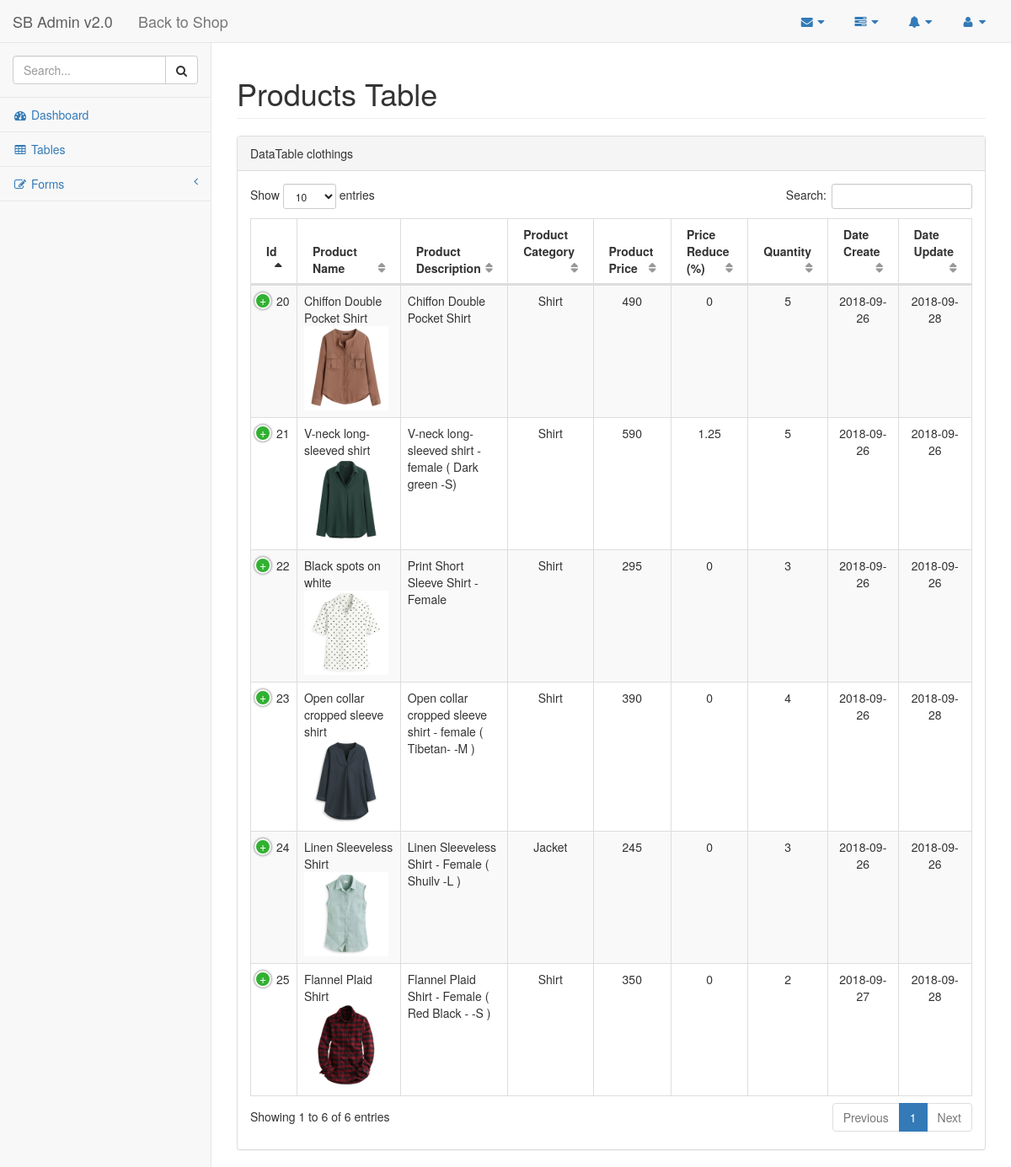
The app's page /views/admin/index.php (signed in) with its own data.
### tables this page shows
CREATE TABLE `products` (
  `id` int(11) NOT NULL,
  `product_name` varchar(255) NOT NULL,
  `product_des` text NOT NULL,
  `product_cat` varchar(255) NOT NULL,
  `product_image` varchar(255) NOT NULL,
  `product_price` float NOT NULL,
  `product_reduce` float NOT NULL,
  `product_quantity` int(11) NOT NULL,
  `product_dateCreate` date NOT NULL,
  `product_dateUpdate` date DEFAULT NULL
);

CREATE TABLE `categories` (
  `id` int(11) NOT NULL,
  `cat_name` varchar(255) NOT NULL
);

### models/databaseModel.php (called while the page is built, shortened)
<?php
class Database
{
    public function connect() {
        $this->conn = mysqli_connect('localhost', 'root', '', 'clothing_shop');
        return $this->conn;
    }
}

### models/productModel.php (called while the page is built, shortened)
<?php
    include 'databaseModel.php';
    class ProductModel extends Database
    {
        public function getListProduct()
        {
            $sql = "SELECT * FROM products";
            $listProducts = mysqli_query($this->conn, $sql);
            return $listProducts;
        }
    }

### models/categoryModel.php (called while the page is built, shortened)
<?php
    class CategoryModel extends Database
    {
        public function get_category_name($category_id)
        {
            $sql = "SELECT * FROM categories WHERE id = $category_id";
            $result = mysqli_query($this->conn, $sql);
            $category = mysqli_fetch_array($result);
            $category_name = $category['cat_name'];
            return $category_name;
        }
    }

### views/admin/table.php (the view, shortened to what this page needs)
<div id="page-wrapper">
    <div class="row">
        <div class="col-lg-12">
            <h1 class="page-header">Products Table</h1>
        </div>
    </div>
    <div class="row">
        <div class="col-lg-12">
            <div class="panel panel-default">
                <div class="panel-heading">
                    DataTable clothings
                </div>
                <div class="panel-body">
                    <table width="100%" class="table table-striped table-bordered table-hover" id="dataTables-example">
                        <thead>
                            <tr>
                                <th>Id</th>
                                <th>Product Name</th>
                                <th>Product Description</th>
                                <th>Product Category</th>
                                <th>Product Price</th>
                                <th>Price Reduce (%)</th>
                                <th>Quantity</th>
                                <th>Date Create</th>
                                <th>Date Update</th>
                            </tr>
                        </thead>
                        <tbody id="product">
                            <?php
                                while ($row = mysqli_fetch_array($result)):
                            ?>
                            <tr>
                                <td><?php echo $row['id']?></td>
                                <td>
                                        <?php echo $row['product_name']?>
                                        <br>
                                        <img src="../../img/uploads/<?php echo $row['product_image']?>" style="width:100px">
                                </td>
                                <td><?php echo $row['product_des']?></td>
                                <td class="center">
                                    <?php
                                    $categories = new CategoryModel();
                                    echo $categories->get_category_name($row['product_cat'])?>
                                </td>
                                <td class="center"><?php echo $row['product_price']?></td>
                                <td class="center"><?php echo $row['product_reduce']?></td>
                                <td class="center"><?php echo $row['product_quantity']?></td>
                                <td class="center"><?php echo $row['product_dateCreate']?></td>
                                <td class="center"><?php echo $row['product_dateUpdate']?></td>
                            </tr>
                            <?php endwhile ?>
                        </tbody>
                    </table>
                </div>
            </div>
        </div>
    </div>
</div>

### public/css/style.css (style rules this page uses)
.center { text-align: center; }

### records on screen
products: id "20", product_name "Chiffon Double Pocket Shirt", product_image (picture), product_des "Chiffon Double Pocket Shirt", product_cat.cat_name "Shirt", product_price "490", product_reduce "0", product_quantity "5", product_dateCreate "2018-09-26", product_dateUpdate "2018-09-28"
products: id "21", product_name "V-neck long-sleeved shirt", product_image (picture), product_des "V-neck long-sleeved shirt - female ( Dark green -S)", product_cat.cat_name "Shirt", product_price "590", product_reduce "1.25", product_quantity "5", product_dateCreate "2018-09-26", product_dateUpdate "2018-09-26"
products: id "22", product_name "Black spots on white", product_image (picture), product_des "Print Short Sleeve Shirt - Female", product_cat.cat_name "Shirt", product_price "295", product_reduce "0", product_quantity "3", product_dateCreate "2018-09-26", product_dateUpdate "2018-09-26"
products: id "23", product_name "Open collar cropped sleeve shirt", product_image (picture), product_des "Open collar cropped sleeve shirt - female ( Tibetan- -M )", product_cat.cat_name "Shirt", product_price "390", product_reduce "0", product_quantity "4", product_dateCreate "2018-09-26", product_dateUpdate "2018-09-28"
products: id "24", product_name "Linen Sleeveless Shirt", product_image (picture), product_des "Linen Sleeveless Shirt - Female ( Shuilv -L )", product_cat.cat_name "Jacket", product_price "245", product_reduce "0", product_quantity "3", product_dateCreate "2018-09-26", product_dateUpdate "2018-09-26"
products: id "25", product_name "Flannel Plaid Shirt", product_image (picture), product_des "Flannel Plaid Shirt - Female ( Red Black - -S )", product_cat.cat_name "Shirt", product_price "350", product_reduce "0", product_quantity "2", product_dateCreate "2018-09-27", product_dateUpdate "2018-09-28"
